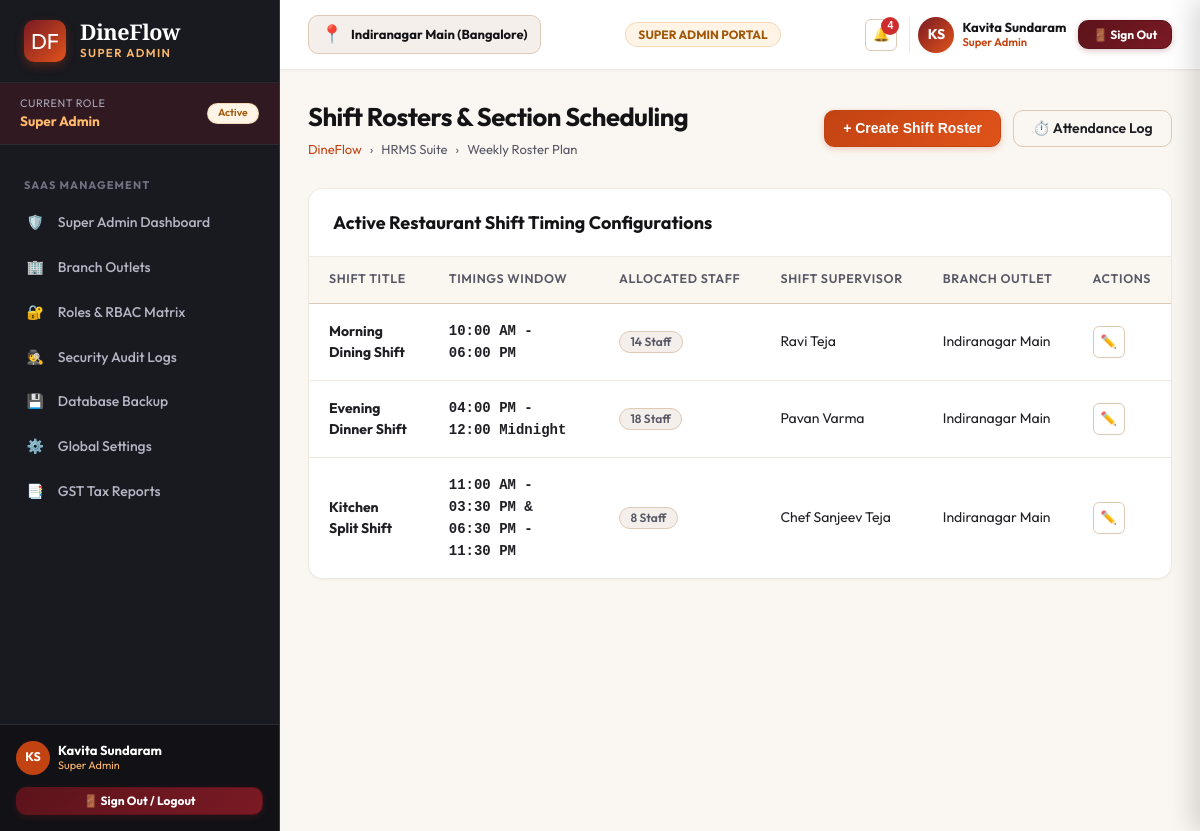
Page /hr/shifts/ (signed in) on the committed database.
### apps/accounts/models.py (models this page shows, shortened)
class Role(models.Model):
    code = models.CharField(max_length=50, unique=True)
    name = models.CharField(max_length=100)
    description = models.TextField(blank=True, default='')
    dashboard_url = models.CharField(max_length=200, default='/dashboard/owner/')
    icon = models.CharField(max_length=50, default='shield')
    is_active = models.BooleanField(default=True)
    created_at = models.DateTimeField(auto_now_add=True)

class UserProfile(models.Model):
    user = models.OneToOneField(User, on_delete=models.CASCADE, related_name='userprofile')
    role = models.ForeignKey(Role, on_delete=models.PROTECT, related_name='users')
    branch = models.CharField(max_length=150, default='Indiranagar Main (Bangalore)')
    employee_code = models.CharField(max_length=50, blank=True, default='')
    phone = models.CharField(max_length=20, blank=True, default='')
    avatar_initials = models.CharField(max_length=5, default='DF')
    created_at = models.DateTimeField(auto_now_add=True)
    updated_at = models.DateTimeField(auto_now=True)

### apps/hr/views.py (the view)
# urls.py: path('shifts/', views.shifts, name='shifts'),
@role_required(['hr', 'manager', 'owner', 'super_admin'])
def shifts(request):
    shift_schedules = [
        {'shift_name': 'Morning Dining Shift', 'timing': '10:00 AM - 06:00 PM', 'staff_assigned': 14, 'supervisor': 'Ravi Teja', 'branch': 'Indiranagar Main'},
        {'shift_name': 'Evening Dinner Shift', 'timing': '04:00 PM - 12:00 Midnight', 'staff_assigned': 18, 'supervisor': 'Pavan Varma', 'branch': 'Indiranagar Main'},
        {'shift_name': 'Kitchen Split Shift', 'timing': '11:00 AM - 03:30 PM & 06:30 PM - 11:30 PM', 'staff_assigned': 8, 'supervisor': 'Chef Sanjeev Teja', 'branch': 'Indiranagar Main'},
    ]
    context = {
        'page_title': 'Shift Rosters & Scheduling',
        'shifts': shift_schedules
    }
    return render(request, 'hr/shifts.html', context)

### templates/hr/shifts.html (shortened to what this page needs)
{% extends 'base.html' %}
{% load static %}
{% load dineflow_tags %}
{% block content %}
<div class="df-page-header">
  <div class="df-page-title-group">
    <h1>Shift Rosters & Section Scheduling</h1>
    <div class="df-breadcrumb">
      <a href="{% url 'landing:index' %}">DineFlow</a>
      <span>›</span>
      <span>HRMS Suite</span>
      <span>›</span>
      <span>Weekly Roster Plan</span>
    </div>
  </div>
  <div style="display:flex; gap:0.75rem;">
    <button class="df-btn df-btn-terracotta" onclick="DineFlow.showToast('New Shift Schedule', 'Opening shift creator...', 'info')">
      <span>+ Create Shift Roster</span>
    </button>
    <a href="{% url 'hr:attendance' %}" class="df-btn df-btn-outline">
      <span>⏱️ Attendance Log</span>
    </a>
  </div>
</div>
<div class="df-card">
  <div class="df-card-header">
    <div class="df-card-title">Active Restaurant Shift Timing Configurations</div>
  </div>
  <div class="df-table-responsive">
    <table class="df-table">
      <thead>
        <tr>
          <th>Shift Title</th>
          <th>Timings Window</th>
          <th>Allocated Staff</th>
          <th>Shift Supervisor</th>
          <th>Branch Outlet</th>
          <th>Actions</th>
        </tr>
      </thead>
      <tbody>
        {% for s in shifts %}
          <tr>
            <td><strong>{{ s.shift_name }}</strong></td>
            <td><code style="font-weight:700;">{{ s.timing }}</code></td>
            <td><span class="df-badge badge-neutral">{{ s.staff_assigned }} Staff</span></td>
            <td>{{ s.supervisor }}</td>
            <td>{{ s.branch }}</td>
            <td>
              <div class="df-action-btns">
                <button class="df-btn-icon" onclick="DineFlow.showToast('Edit Roster', 'Editing {{ s.shift_name }}', 'info')">✏️</button>
              </div>
            </td>
          </tr>
        {% endfor %}
      </tbody>
    </table>
  </div>
</div>
{% endblock %}

### templates/partials/_sidebar.html (shortened to what this page needs)
{% load static %}
<aside class="df-sidebar">
  <div class="df-brand-header">
    <div class="df-brand-logo">DF</div>
    <div>
      <div class="df-brand-title">DineFlow</div>
      <div class="df-brand-subtitle">{{ CURRENT_USER.role_title }}</div>
    </div>
  </div>
  <div style="padding: 0.75rem 1.25rem; background: rgba(122, 26, 36, 0.25); border-bottom: 1px solid #2B2B33; display: flex; align-items: center; justify-content: space-between;">
    <div>
      <div style="font-size: 0.68rem; color: #A6A6B8; text-transform: uppercase; letter-spacing: 0.05em;">Current Role</div>
      <div style="font-size: 0.85rem; font-weight: 700; color: var(--df-saffron-400);">{{ CURRENT_USER.role_title }}</div>
    </div>
    <span class="df-badge badge-warning" style="font-size: 0.65rem;">Active</span>
  </div>
  <nav style="flex: 1; padding: 0.75rem 0 2rem; overflow-y: auto;">
    {% if CURRENT_ROLE == 'super_admin' %}
      <div class="df-nav-section-title">SaaS Management</div>
      <ul class="df-nav-list">
        <li class="df-nav-item">
          <a href="{% url 'dashboard:super_admin' %}" class="df-nav-link {% if request.resolver_match.url_name == 'super_admin' %}active{% endif %}">
            <span>🛡️</span>
            <span>Super Admin Dashboard</span>
          </a>
        </li>
        <li class="df-nav-item">
          <a href="{% url 'settings_app:branches' %}" class="df-nav-link {% if request.resolver_match.url_name == 'branches' %}active{% endif %}">
            <span>🏢</span>
            <span>Branch Outlets</span>
          </a>
        </li>
        <li class="df-nav-item">
          <a href="{% url 'settings_app:roles_permissions' %}" class="df-nav-link {% if request.resolver_match.url_name == 'roles_permissions' %}active{% endif %}">
            <span>🔐</span>
            <span>Roles & RBAC Matrix</span>
          </a>
        </li>
        <li class="df-nav-item">
          <a href="{% url 'settings_app:audit_logs' %}" class="df-nav-link {% if request.resolver_match.url_name == 'audit_logs' %}active{% endif %}">
            <span>🕵️</span>
            <span>Security Audit Logs</span>
          </a>
        </li>
        <li class="df-nav-item">
          <a href="{% url 'settings_app:backup_restore' %}" class="df-nav-link {% if request.resolver_match.url_name == 'backup_restore' %}active{% endif %}">
            <span>💾</span>
            <span>Database Backup</span>
          </a>
        </li>
        <li class="df-nav-item">
          <a href="{% url 'settings_app:general' %}" class="df-nav-link {% if request.resolver_match.url_name == 'general' %}active{% endif %}">
            <span>⚙️</span>
            <span>Global Settings</span>
          </a>
        </li>
        <li class="df-nav-item">
          <a href="{% url 'analytics:tax_reports' %}" class="df-nav-link {% if request.resolver_match.url_name == 'tax_reports' %}active{% endif %}">
            <span>📑</span>
            <span>GST Tax Reports</span>
          </a>
        </li>
      </ul>
    {% endif %}
  </nav>
  <div style="padding: 1rem; border-top: 1px solid #2B2B33; background: rgba(18, 18, 22, 0.95); margin-top: auto;">
    <div style="display: flex; align-items: center; justify-content: space-between; margin-bottom: 0.75rem;">
      <div style="display: flex; align-items: center; gap: 0.5rem;">
        <div style="width: 34px; height: 34px; border-radius: 50%; background: var(--df-terracotta-700); color: #FFF; font-weight: 700; display: flex; align-items: center; justify-content: center; font-size: 0.78rem;">
          {{ CURRENT_USER.avatar_initials }}
        </div>
        <div style="line-height: 1.2;">
          <div style="font-weight: 700; font-size: 0.8125rem; color: #FFF;">{{ CURRENT_USER.name }}</div>
          <div style="font-size: 0.68rem; color: var(--df-saffron-400);">{{ CURRENT_USER.role_title }}</div>
        </div>
      </div>
    </div>
    <div>
      <a href="{% url 'accounts:logout' %}" class="df-btn df-btn-maroon df-btn-sm" style="width: 100%; justify-content: center; font-size: 0.75rem; font-weight: 700;">
        <span>🚪 Sign Out / Logout</span>
      </a>
    </div>
  </div>
</aside>

### templates/partials/_navbar.html (shortened to what this page needs)
{% load static %}
<header class="df-navbar">
  <div style="display: flex; align-items: center; gap: 1rem;">
    <div style="display: flex; align-items: center; gap: 0.5rem; background: var(--df-bg-cream); border: 1px solid var(--df-border-medium); padding: 0.35rem 0.75rem; border-radius: var(--df-radius-md);">
      <span style="font-size: 1.1rem;">📍</span>
      <span style="font-weight: 700; font-size: 0.8125rem; color: var(--df-charcoal-900);">{{ ACTIVE_BRANCH }}</span>
    </div>
  </div>
  <div style="display: flex; align-items: center; gap: 0.75rem;">
    <span class="df-badge badge-warning" style="font-weight: 700; font-size: 0.75rem; padding: 0.35rem 0.75rem;">
      {{ CURRENT_USER.role_title|upper }} PORTAL
    </span>
  </div>
  <div style="display: flex; align-items: center; gap: 0.75rem;">
    <button class="df-btn-icon" onclick="DineFlow.openDrawer('df-notifications-drawer')" style="position: relative;" title="Notifications">
      🔔
      {% if UNREAD_NOTIFICATIONS_COUNT > 0 %}
        <span style="position: absolute; top: -3px; right: -3px; width: 18px; height: 18px; background: var(--df-danger-600); color: #FFF; border-radius: 50%; font-size: 0.65rem; font-weight: 800; display: flex; align-items: center; justify-content: center;">
          {{ UNREAD_NOTIFICATIONS_COUNT }}
        </span>
      {% endif %}
    </button>
    <div style="display: flex; align-items: center; gap: 0.5rem; padding-left: 0.5rem; border-left: 1px solid var(--df-border-light);">
      <div style="width: 36px; height: 36px; border-radius: 50%; background: linear-gradient(135deg, var(--df-maroon-700), var(--df-terracotta-600)); color: #FFF; font-weight: 700; display: flex; align-items: center; justify-content: center; font-size: 0.875rem; box-shadow: var(--df-shadow-xs);">
        {{ CURRENT_USER.avatar_initials }}
      </div>
      <div style="line-height: 1.2; text-align: left;" class="df-hide-mobile">
        <div style="font-weight: 700; font-size: 0.8125rem; color: var(--df-charcoal-900);">{{ CURRENT_USER.name }}</div>
        <div style="font-size: 0.7rem; color: var(--df-terracotta-700); font-weight: 600;">{{ CURRENT_USER.role_title }}</div>
      </div>
    </div>
    <a href="{% url 'accounts:logout' %}" class="df-btn df-btn-maroon df-btn-sm" style="font-weight: 700; font-size: 0.75rem; padding: 0.4rem 0.85rem;" title="Sign out of ERP">
      <span>🚪 Sign Out</span>
    </a>
  </div>
</header>

### static/css/dineflow-tokens.css (style rules this page uses)
:root { --df-charcoal-900: #141417; --df-charcoal-800: #1E1E24; --df-charcoal-700: #2B2B33; --df-charcoal-600: #3C3C47; --df-charcoal-500: #555563; --df-charcoal-400: #7A7A8C; --df-charcoal-300: #A6A6B8; --df-charcoal-200: #D1D1DE; --df-charcoal-100: #EDEDF5; --df-maroon-900: #420C12; --df-maroon-800: #5C131B; --df-maroon-700: #7A1A24; --df-maroon-600: #9E222F; --df-maroon-500: #C42B3B; --df-maroon-100: #FCE8EA; --df-terracotta-900: #73270A; --df-terracotta-800: #9C350D; --df-terracotta-700: #C24312; --df-terracotta-600: #E0531A; --df-terracotta-500: #F06A33; --df-terracotta-400: #F58C60; --df-terracotta-100: #FDEDE6; --df-saffron-900: #733E05; --df-saffron-800: #A15707; --df-saffron-700: #CF7009; --df-saffron-600: #F58B14; --df-saffron-500: #FFA238; --df-saffron-400: #FFB96B; --df-saffron-100: #FFF4E5; --df-gold-800: #8C731A; --df-gold-700: #B89722; --df-gold-600: #D9B32B; --df-gold-500: #F0CA3F; --df-gold-100: #FDF9E7; --df-green-900: #0E421B; --df-green-800: #155C27; --df-green-700: #1E7A35; --df-green-600: #279C44; --df-green-500: #34BD55; --df-green-100: #E6F7EB; --df-danger-800: #781717; --df-danger-700: #A32020; --df-danger-600: #CF2D2D; --df-danger-100: #FDE8E8; --df-bg-app: #FAF7F2; --df-bg-cream: #F5EFEB; --df-bg-surface: #FFFFFF; --df-bg-surface-subtle: #F9F6F0; --df-bg-sidebar: #191920; --df-bg-sidebar-hover: #262630; --df-bg-sidebar-active: #7A1A24; --df-text-primary: #1F1F24; --df-text-secondary: #585866; --df-text-muted: #8C8C9E; --df-text-light: #F7F5F0; --df-text-on-dark: #FFFFFF; --df-border-light: #EFE9E0; --df-border-medium: #DEC9B5; --df-border-dark: #383842; --df-border-focus: #C24312; --df-font-sans: 'Outfit', 'Inter', -apple-system, BlinkMacSystemFont, "Segoe UI", Roboto, sans-serif; --df-font-serif: 'Playfair Display', Georgia, serif; --df-font-mono: 'JetBrains Mono', 'Fira Code', Consolas, monospace; --df-shadow-xs: 0 1px 2px rgba(33, 20, 10, 0.04); --df-shadow-sm: 0 2px 4px rgba(33, 20, 10, 0.06), 0 1px 2px rgba(33, 20, 10, 0.04); --df-shadow-md: 0 6px 12px -2px rgba(33, 20, 10, 0.08), 0 3px 6px -2px rgba(33, 20, 10, 0.05); --df-shadow-lg: 0 12px 24px -4px rgba(33, 20, 10, 0.12), 0 6px 12px -4px rgba(33, 20, 10, 0.06); --df-shadow-xl: 0 20px 32px -6px rgba(33, 20, 10, 0.16), 0 10px 16px -6px rgba(33, 20, 10, 0.08); --df-radius-sm: 6px; --df-radius-md: 10px; --df-radius-lg: 14px; --df-radius-xl: 20px; --df-radius-full: 9999px; --df-sidebar-width: 280px; --df-sidebar-collapsed-width: 80px; --df-navbar-height: 70px; }

### rows in the picture
Role: role_title "SUPER ADMIN", role_title "Super Admin"
UserProfile: avatar_initials "KS", branch "Indiranagar Main (Bangalore)"

### other values in the picture
{{ CURRENT_USER.name }} "Kavita Sundaram"
{{ UNREAD_NOTIFICATIONS_COUNT }} "4"
{{ s.shift_name }} "Morning Dining Shift" "Evening Dinner Shift" "Kitchen Split Shift"
{{ s.timing }} "10:00 AM - 06:00 PM" "04:00 PM - 12:00 Midnight" "11:00 AM - 03:30 PM & 06:30 PM - 11:30 PM"
{{ s.staff_assigned }} "14" "18" "8"
{{ s.supervisor }} "Ravi Teja" "Pavan Varma" "Chef Sanjeev Teja"
{{ s.branch }} "Indiranagar Main" "Indiranagar Main" "Indiranagar Main"
